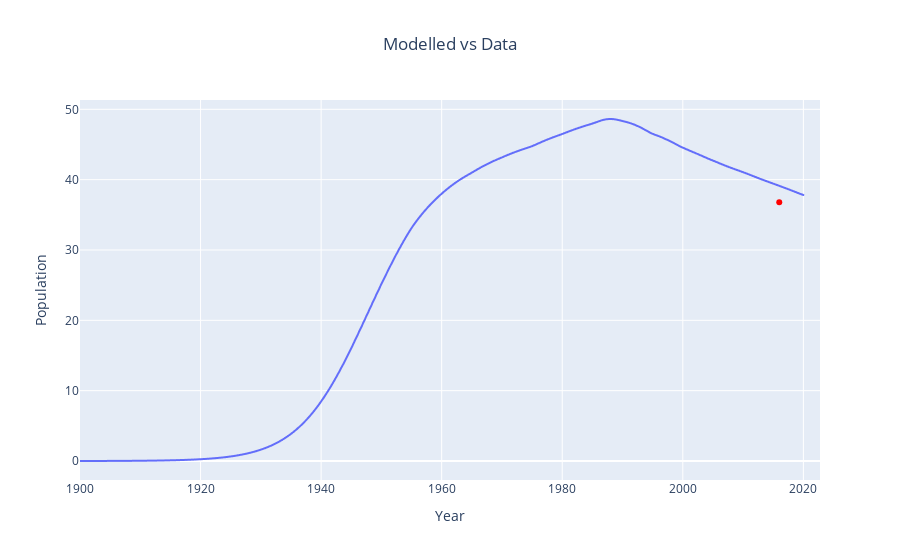

Notebook code for this chart:
### Code cell
latent_1 = px.line(
    derived_df_0,
    x=derived_df_0.index,
    y="percentage_latent",
)
latent_2 = px.scatter(x= plots['percentage_latent']['times'], y = plots['percentage_latent']['values'])
latent_2.update_traces(marker=dict(color="red"))
latent_plot = go.Figure(
    data=latent_1.data + latent_2.data,
)
latent_plot.update_layout(
    title="Modelled vs Data", title_x=0.5, xaxis_title="Year", yaxis_title="LTBI percentage"
)
latent_plot.show()

### Figure 1 — Plotly figure (JSON) as saved in the notebook; plotly's stock layout.template omitted (floating-point values rounded to 4 significant figures; data arrays with more than 128 entries replaced by an {"elided": "..."} marker saying what was removed)
{"data": [{"hovertemplate": "index=%{x}<br>percentage_latent=%{y}<extra></extra>", "legendgroup": "", "line": {"color": "#636efa", "dash": "solid"}, "marker": {"symbol": "circle"}, "mode": "lines", "name": "", "showlegend": false, "type": "scattergl", "x": {"elided": "1201 float values"}, "xaxis": "x", "y": {"elided": "1201 float values"}, "yaxis": "y"}, {"hovertemplate": "x=%{x}<br>y=%{y}<extra></extra>", "legendgroup": "", "marker": {"color": "red", "symbol": "circle"}, "mode": "markers", "name": "", "orientation": "v", "showlegend": false, "type": "scatter", "x": [2016], "xaxis": "x", "y": [36.8], "yaxis": "y"}], "layout": {"title": {"text": "Modelled vs Data", "x": 0.5}, "xaxis": {"title": {"text": "Year"}}, "yaxis": {"title": {"text": "Population"}}}}
